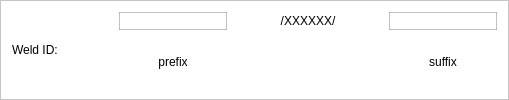
                   <widget class="QFrame" name="frame_6">
                    <property name="styleSheet">
                     <string notr="true">QFrame{
	background-color: rgb(255, 255, 255);}

QPushButton{
	font: 75 10pt &quot;Arial&quot; bold;
	color: rgb(255, 255, 255);
	border-radius: 5px;
	border: 1px solid rgb(30, 210, 80);
	background-color: rgb(30, 210, 80);
}


QLineEdit{
	background-color: (245, 245, 245);
	color: rgb(121, 121, 121);
	border: 1px solid rgba(150, 150, 150, 150);
}

</string>
                    </property>
                    <property name="frameShape">
                     <enum>QFrame::StyledPanel</enum>
                    </property>
                    <property name="frameShadow">
                     <enum>QFrame::Raised</enum>
                    </property>
                    <layout class="QHBoxLayout" name="horizontalLayout_13">
                     <item>
                      <widget class="QLabel" name="label_9">
                       <property name="minimumSize">
                        <size>
                         <width>101</width>
                         <height>0</height>
                        </size>
                       </property>
                       <property name="styleSheet">
                        <string notr="true">font: 75 12pt &quot;Calibri&quot; bold;</string>
                       </property>
                       <property name="text">
                        <string>Weld ID:</string>
                       </property>
                      </widget>
                     </item>
                     <item>
                      <layout class="QGridLayout" name="gridLayout_2">
                       <item row="0" column="1">
                        <widget class="QLabel" name="weldIDgeneratedLabel">
                         <property name="minimumSize">
                          <size>
                           <width>150</width>
                           <height>0</height>
                          </size>
                         </property>
                         <property name="text">
                          <string>/XXXXXX/</string>
                         </property>
                         <property name="alignment">
                          <set>Qt::AlignCenter</set>
                         </property>
                        </widget>
                       </item>
                       <item row="0" column="0">
                        <widget class="CustomLineEdit" name="weldIDprefixLine">
                         <property name="alignment">
                          <set>Qt::AlignCenter</set>
                         </property>
                         <property name="clearButtonEnabled">
                          <bool>false</bool>
                         </property>
                        </widget>
                       </item>
                       <item row="0" column="2">
                        <widget class="CustomLineEdit" name="weldIDsuffixLine">
                         <property name="alignment">
                          <set>Qt::AlignCenter</set>
                         </property>
                         <property name="clearButtonEnabled">
                          <bool>false</bool>
                         </property>
                        </widget>
                       </item>
                       <item row="1" column="0">
                        <widget class="QLabel" name="label_2">
                         <property name="text">
                          <string>prefix</string>
                         </property>
                         <property name="alignment">
                          <set>Qt::AlignCenter</set>
                         </property>
                        </widget>
                       </item>
                       <item row="1" column="2">
                        <widget class="QLabel" name="label_7">
                         <property name="text">
                          <string>suffix</string>
                         </property>
                         <property name="alignment">
                          <set>Qt::AlignCenter</set>
                         </property>
                        </widget>
                       </item>
                      </layout>
                     </item>
                    </layout>
                   </widget>
